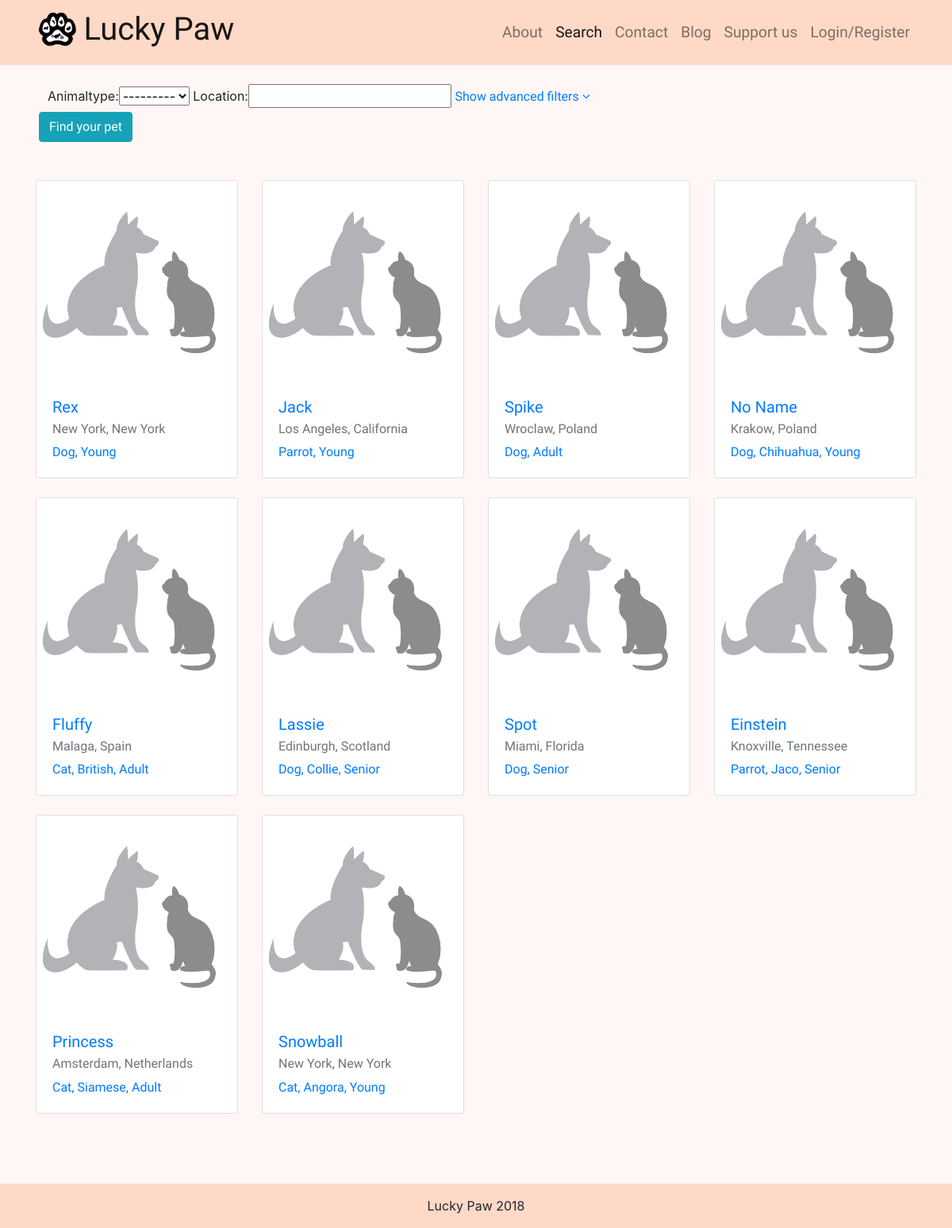
The app's page /search/ with its own data.
### app/models.py (models this page shows, shortened)
class Pet(models.Model):
    id = models.AutoField(primary_key=True)
    name = models.CharField(max_length=50, blank=False)
    animaltype_choice = (('Cat','Cat'),('Dog','Dog'),('Parrot','Parrot'))
    animaltype = models.CharField(max_length=50, choices=animaltype_choice, blank=False)
    location = models.CharField(max_length=50, default='', blank=False)
    age_choice = (('Young','Young'),('Adult','Adult'),('Senior','Senior'))
    age = models.CharField(max_length=50, choices=age_choice, blank=True)
    color = models.CharField(max_length=50, default='', blank=True)
    gender_choice = (('Male','Male'),('Female','Female'))
    gender = models.CharField(max_length=50, choices=gender_choice, blank=True)
    size_choice = (('Very Small','Very Small'), ('Small','Small'),('Medium','Medium'),('Large','Large'),('Very Large','Very Large'))
    size = models.CharField(max_length=50, choices=size_choice, blank=True)
    breed = models.CharField(max_length=50, default='', blank=True)
    description = models.CharField(max_length=2000, default='', blank=True)
    spayed = models.NullBooleanField()
    vaccinated = models.NullBooleanField()
    housetrained = models.NullBooleanField()
    specialcare = models.NullBooleanField()
    adopted = models.NullBooleanField(default=False)
    supervisor = models.ForeignKey(Supervisor, on_delete=models.SET_NULL, blank=True, null=True)
    @property
    def photo(self):
        first_photo = Photo.objects.filter(pet=self).first()
        return first_photo.image if first_photo is not None else {'url': '/media/pets/pet_default_image.jpg' }

### app/views.py (the view)
# urls.py: path('search/', views.search, name='search'),
def search(request):
    pet_list = models.Pet.objects.all()
    pet_base_filter = PetBaseFilter(request.GET, queryset=pet_list)
    pet_advanced_filter = PetAdvancedFilter(request.GET, queryset=pet_list)
    pets = pet_base_filter.qs & pet_advanced_filter.qs
    return render(request, 'app/pet_list.html', {'base_filter': pet_base_filter,
    'advanced_filter': pet_advanced_filter, 'pets': pets })

### app/templates/app/pet_list.html (shortened to what this page needs)
{% extends 'app/base.html' %}
{% load staticfiles %}
{% load bootstrap_tags %}
{% block extra_head %}
  <link rel="stylesheet" href="{% static 'css/pet_card.css' %}">
{% endblock %}
{% block content %}
    <form method="get">
      <div class="container pet-filter">
        {{ base_filter.form|as_bootstrap }}
        <a data-toggle="collapse" href="#collapseExample" role="button" aria-expanded="false" aria-controls="collapseExample">
          Show advanced filters <i class="fa fa-angle-down"></i>
        </a>
      </div>
      <button class="ml-1 btn btn-info d-block" type="submit">Find your pet</button>
    </form>
    {% include 'app/pets_cards.html' with pets=pets %}
{% endblock %}

### app/templates/app/pets_cards.html
<div class="row mt-5">
{% for pet in pets %}
    <div class="col-lg-3 col-md-4 col-sm-6 mb-4 shadow-sm">
    <a href="{% url 'pet_profile' id=pet.id %}" style="text-decoration: none;">
    <div class="card shadow-sm" style="height:100%;">
        <img class="card-img-top" style="object-fit: cover; min-height: 60%" src="{{ pet.photo.url }}" alt="Card image cap">
        <div class="card-body">
            <h5 class="card-title">{{ pet.name }}</h5>
            {% if is_supervisor %}
                <h6 class="card-subtitle mb-2 text-muted">{% if pet.adopted %} Adopted {% else %} Not yet adopted {% endif %}</h6>
                <p class="card-text"><a href="{% url 'pet_profile' id=pet.id %}">View pet's page</a>  or  <a href="{% url 'pet_edit' id=pet.id %}">Edit pet's page</a></p>
            {% else %}
                <h6 class="card-subtitle mb-2 text-muted">{{ pet.location }}</h6>
                <p class="card-text">{{ pet.animaltype }}, {% if pet.breed %}{{ pet.breed }}, {% endif %}{{ pet.age }}</p>
            {% endif %}
        </div>
    </div>
    </a>
    </div>
{% empty %}
        <h4> No pets were found :(</h4>
{% endfor %}
</div>

### app/static/css/base.css (style rules this page uses)
h1, h2, h3, h4, h5, h6, a, button { font-family: 'Handlee', cursive; }
body { background-color: #fff7f5; }
html { position: relative; min-height: 100%; }

### app/static/css/pet_card.css (style rules this page uses)
.card { box-shadow: none; transition-property: box-shadow; transition-duration: 0.2s; }

### records on screen
Pet: name "Rex", location "New York, New York", animaltype "Dog", age "Young"
Pet: name "Jack", location "Los Angeles, California", animaltype "Parrot", age "Young"
Pet: name "Spike", location "Wroclaw, Poland", animaltype "Dog", age "Adult"
Pet: name "No Name", location "Krakow, Poland", animaltype "Dog", breed "Chihuahua", age "Young"
Pet: name "Fluffy", location "Malaga, Spain", animaltype "Cat", breed "British", age "Adult"
Pet: name "Lassie", location "Edinburgh, Scotland", animaltype "Dog", breed "Collie", age "Senior"
Pet: name "Spot", location "Miami, Florida", animaltype "Dog", age "Senior"
Pet: name "Einstein", location "Knoxville, Tennessee", animaltype "Parrot", breed "Jaco", age "Senior"
Pet: name "Princess", location "Amsterdam, Netherlands", animaltype "Cat", breed "Siamese", age "Adult"
Pet: name "Snowball", location "New York, New York", animaltype "Cat", breed "Angora", age "Young"
